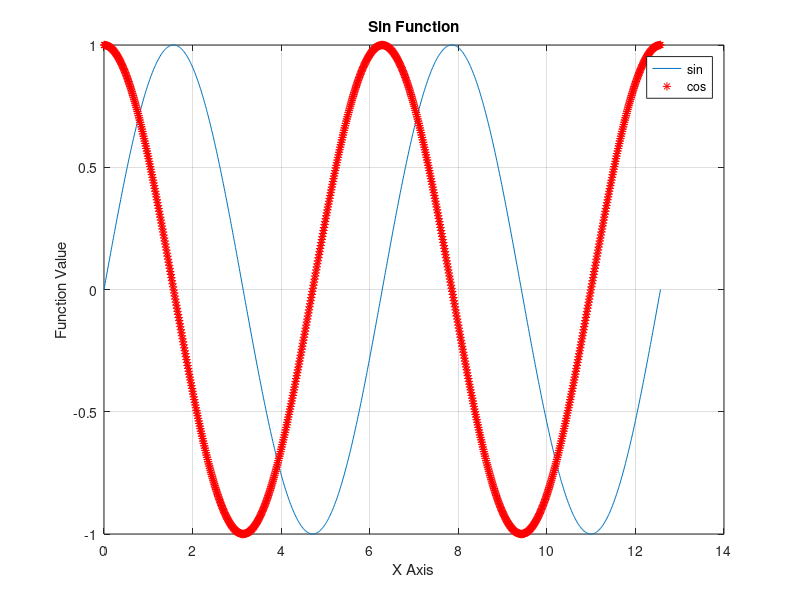

MATLAB code to generate this figure:
#x=0:pi/3:4*pi
x=linspace(0,4*pi,1000)
y = sin(x)
plot(x,y)
xlabel("X Axis")
ylabel("Function Value")
title("Sin Function")
hold on
z=cos(x)
plot(x,z,"*r")
hold off
legend("sin","cos")
grid on
